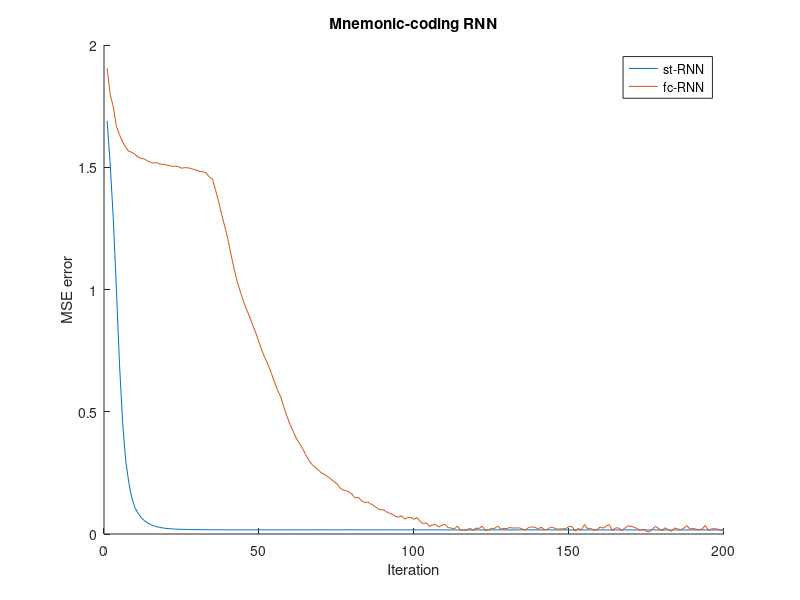
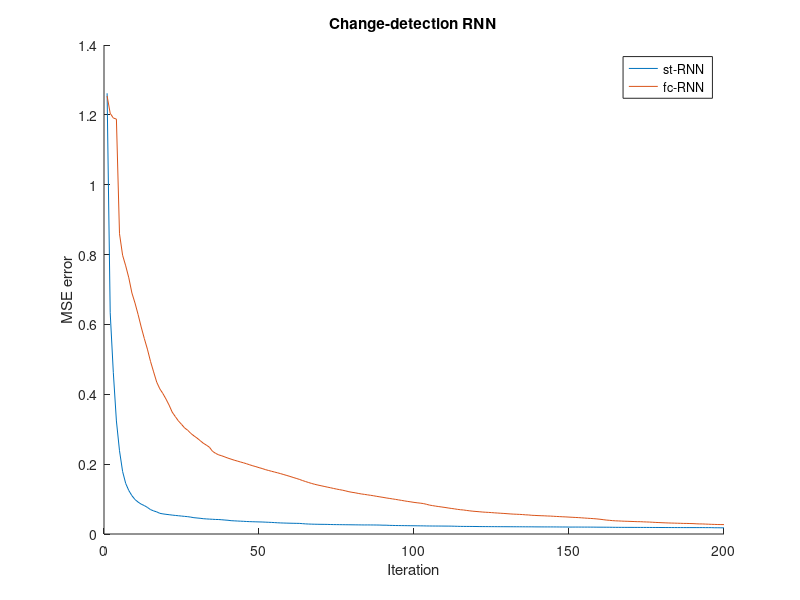

The MATLAB script that drew these images, in order:
clear;
close all;
clc;
%% 
wx = dlmread('loss_mc_fcrnn.csv');
plot(wx(1:200))
hold on;
wx = dlmread('loss_mc_strnn.csv');
plot(wx(1:200))
xlabel('Iteration')
ylabel('MSE error')
title('Mnemonic-coding RNN')
legend('st-RNN','fc-RNN');
grid off; box off;

%% 
figure;
wx = dlmread('loss_cd_strnn.csv');
plot(wx(1:20:4000))
hold on;
wx = dlmread('loss_cd_fcrnn.csv');
plot(wx(1:20:4000))
xlabel('Iteration')
ylabel('MSE error')
title('Change-detection RNN')
legend('st-RNN','fc-RNN');
grid off;
box off;